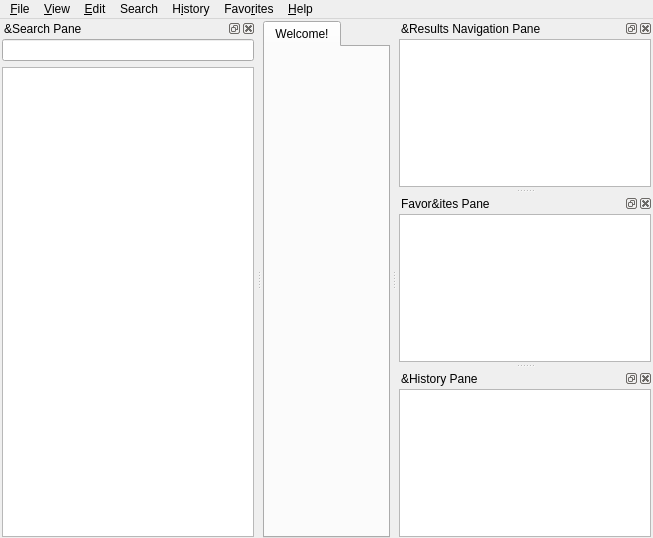
<?xml version="1.0" encoding="UTF-8"?>
<ui version="4.0">
 <class>MainWindow</class>
 <widget class="QMainWindow" name="MainWindow">
  <property name="geometry">
   <rect>
    <x>0</x>
    <y>0</y>
    <width>653</width>
    <height>538</height>
   </rect>
  </property>
  <property name="windowTitle">
   <string notr="true">GoldenDict-ng</string>
  </property>
  <widget class="QWidget" name="centralWidget">
   <layout class="QHBoxLayout" name="horizontalLayout_2">
    <property name="leftMargin">
     <number>1</number>
    </property>
    <property name="topMargin">
     <number>2</number>
    </property>
    <property name="rightMargin">
     <number>1</number>
    </property>
    <property name="bottomMargin">
     <number>0</number>
    </property>
    <item>
     <widget class="MainTabWidget" name="tabWidget">
      <property name="currentIndex">
       <number>0</number>
      </property>
      <property name="iconSize">
       <size>
        <width>16</width>
        <height>16</height>
       </size>
      </property>
      <property name="elideMode">
       <enum>Qt::TextElideMode::ElideRight</enum>
      </property>
      <widget class="QWidget" name="tab">
       <attribute name="title">
        <string>Welcome!</string>
       </attribute>
       <layout class="QHBoxLayout" name="horizontalLayout_4">
        <property name="leftMargin">
         <number>0</number>
        </property>
        <property name="topMargin">
         <number>0</number>
        </property>
        <property name="rightMargin">
         <number>0</number>
        </property>
        <property name="bottomMargin">
         <number>0</number>
        </property>
       </layout>
      </widget>
     </widget>
    </item>
   </layout>
  </widget>
  <widget class="QMenuBar" name="menubar">
   <property name="geometry">
    <rect>
     <x>0</x>
     <y>0</y>
     <width>653</width>
     <height>21</height>
    </rect>
   </property>
   <widget class="QMenu" name="menuFile">
    <property name="title">
     <string>&amp;File</string>
    </property>
    <addaction name="newTab"/>
    <addaction name="separator"/>
    <addaction name="pageSetup"/>
    <addaction name="printPreview"/>
    <addaction name="print"/>
    <addaction name="separator"/>
    <addaction name="saveArticle"/>
    <addaction name="separator"/>
    <addaction name="rescanFiles"/>
    <addaction name="separator"/>
    <addaction name="actionCloseToTray"/>
    <addaction name="quit"/>
   </widget>
   <widget class="QMenu" name="menu_Edit">
    <property name="title">
     <string>&amp;Edit</string>
    </property>
    <addaction name="dictionaries"/>
    <addaction name="preferences"/>
   </widget>
   <widget class="QMenu" name="menu_Help">
    <property name="title">
     <string>&amp;Help</string>
    </property>
    <addaction name="showReference"/>
    <addaction name="separator"/>
    <addaction name="visitHomepage"/>
    <addaction name="visitForum"/>
    <addaction name="separator"/>
    <addaction name="openConfigFolder"/>
    <addaction name="separator"/>
    <addaction name="about"/>
   </widget>
   <widget class="QMenu" name="menuView">
    <property name="title">
     <string>&amp;View</string>
    </property>
    <widget class="QMenu" name="menuZoom">
     <property name="title">
      <string>&amp;Zoom</string>
     </property>
    </widget>
    <addaction name="menuZoom"/>
   </widget>
   <widget class="QMenu" name="menuHistory">
    <property name="title">
     <string>H&amp;istory</string>
    </property>
    <addaction name="showHideHistory"/>
    <addaction name="exportHistory"/>
    <addaction name="importHistory"/>
    <addaction name="separator"/>
    <addaction name="clearHistory"/>
   </widget>
   <widget class="QMenu" name="menuSearch">
    <property name="title">
     <string>Search</string>
    </property>
    <addaction name="searchInPageAction"/>
    <addaction name="fullTextSearchAction"/>
   </widget>
   <widget class="QMenu" name="menuFavorites">
    <property name="title">
     <string>Favo&amp;rites</string>
    </property>
    <addaction name="showHideFavorites"/>
    <addaction name="exportFavorites"/>
    <addaction name="ExportFavoritesToList"/>
    <addaction name="importFavorites"/>
    <addaction name="separator"/>
    <addaction name="actionAddToFavorites"/>
   </widget>
   <addaction name="menuFile"/>
   <addaction name="menuView"/>
   <addaction name="menu_Edit"/>
   <addaction name="menuSearch"/>
   <addaction name="menuHistory"/>
   <addaction name="menuFavorites"/>
   <addaction name="menu_Help"/>
  </widget>
  <widget class="QDockWidget" name="searchPane">
   <property name="windowTitle">
    <string>&amp;Search Pane</string>
   </property>
   <attribute name="dockWidgetArea">
    <number>1</number>
   </attribute>
   <widget class="SearchPaneWidget" name="searchPaneWidget">
    <property name="sizePolicy">
     <sizepolicy hsizetype="Preferred" vsizetype="Preferred">
      <horstretch>0</horstretch>
      <verstretch>0</verstretch>
     </sizepolicy>
    </property>
    <layout class="QVBoxLayout" name="verticalLayout">
     <property name="leftMargin">
      <number>2</number>
     </property>
     <property name="topMargin">
      <number>1</number>
     </property>
     <property name="rightMargin">
      <number>2</number>
     </property>
     <property name="bottomMargin">
      <number>1</number>
     </property>
     <item>
      <widget class="QLineEdit" name="translateLine">
       <property name="frame">
        <bool>true</bool>
       </property>
      </widget>
     </item>
     <item>
      <widget class="QListWidget" name="wordList"/>
     </item>
    </layout>
   </widget>
  </widget>
  <widget class="QDockWidget" name="dictsPane">
   <property name="windowTitle">
    <string>&amp;Results Navigation Pane</string>
   </property>
   <attribute name="dockWidgetArea">
    <number>2</number>
   </attribute>
   <widget class="DictsPaneWidget" name="dictsPaneWidget">
    <layout class="QVBoxLayout" name="verticalLayout_2">
     <property name="leftMargin">
      <number>2</number>
     </property>
     <property name="topMargin">
      <number>1</number>
     </property>
     <property name="rightMargin">
      <number>2</number>
     </property>
     <property name="bottomMargin">
      <number>1</number>
     </property>
     <item>
      <widget class="QListWidget" name="dictsList"/>
     </item>
    </layout>
   </widget>
  </widget>
  <widget class="QDockWidget" name="favoritesPane">
   <property name="windowTitle">
    <string>Favor&amp;ites Pane</string>
   </property>
   <attribute name="dockWidgetArea">
    <number>2</number>
   </attribute>
   <widget class="FavoritesPaneWidget" name="favoritesPaneWidget">
    <layout class="QVBoxLayout" name="verticalLayout_3">
     <property name="leftMargin">
      <number>2</number>
     </property>
     <property name="topMargin">
      <number>1</number>
     </property>
     <property name="rightMargin">
      <number>2</number>
     </property>
     <property name="bottomMargin">
      <number>1</number>
     </property>
     <item>
      <widget class="QTreeView" name="favoritesTree"/>
     </item>
    </layout>
   </widget>
  </widget>
  <widget class="QDockWidget" name="historyPane">
   <property name="windowTitle">
    <string>&amp;History Pane</string>
   </property>
   <attribute name="dockWidgetArea">
    <number>2</number>
   </attribute>
   <widget class="HistoryPaneWidget" name="historyPaneWidget">
    <layout class="QVBoxLayout" name="verticalLayout_4">
     <property name="spacing">
      <number>2</number>
     </property>
     <property name="leftMargin">
      <number>2</number>
     </property>
     <property name="topMargin">
      <number>1</number>
     </property>
     <property name="rightMargin">
      <number>2</number>
     </property>
     <property name="bottomMargin">
      <number>1</number>
     </property>
     <item>
      <widget class="QListView" name="historyList"/>
     </item>
    </layout>
   </widget>
  </widget>
  <action name="dictionaries">
   <property name="icon">
    <iconset resource="../../resources.qrc">
     <normaloff>:/icons/book.svg</normaloff>:/icons/book.svg</iconset>
   </property>
   <property name="text">
    <string>&amp;Dictionaries...</string>
   </property>
   <property name="shortcut">
    <string>F3</string>
   </property>
   <property name="menuRole">
    <enum>QAction::MenuRole::NoRole</enum>
   </property>
  </action>
  <action name="preferences">
   <property name="icon">
    <iconset resource="../../resources.qrc">
     <normaloff>:/icons/configure.svg</normaloff>:/icons/configure.svg</iconset>
   </property>
   <property name="text">
    <string>&amp;Preferences...</string>
   </property>
   <property name="shortcut">
    <string>F4</string>
   </property>
   <property name="menuRole">
    <enum>QAction::MenuRole::PreferencesRole</enum>
   </property>
  </action>
  <action name="visitHomepage">
   <property name="text">
    <string>&amp;Homepage</string>
   </property>
   <property name="menuRole">
    <enum>QAction::MenuRole::NoRole</enum>
   </property>
  </action>
  <action name="about">
   <property name="text">
    <string>&amp;About</string>
   </property>
   <property name="toolTip">
    <string>About GoldenDict-ng</string>
   </property>
   <property name="menuRole">
    <enum>QAction::MenuRole::AboutRole</enum>
   </property>
  </action>
  <action name="quit">
   <property name="text">
    <string>&amp;Quit</string>
   </property>
   <property name="toolTip">
    <string>Quit from application</string>
   </property>
   <property name="shortcut">
    <string>Ctrl+Q</string>
   </property>
   <property name="menuRole">
    <enum>QAction::MenuRole::QuitRole</enum>
   </property>
  </action>
  <action name="visitForum">
   <property name="text">
    <string>&amp;Forum</string>
   </property>
   <property name="menuRole">
    <enum>QAction::MenuRole::NoRole</enum>
   </property>
  </action>
  <action name="actionCloseToTray">
   <property name="text">
    <string>&amp;Close To Tray</string>
   </property>
   <property name="toolTip">
    <string>Minimizes the window to tray</string>
   </property>
   <property name="shortcut">
    <string>Ctrl+F4</string>
   </property>
   <property name="menuRole">
    <enum>QAction::MenuRole::NoRole</enum>
   </property>
  </action>
  <action name="saveArticle">
   <property name="icon">
    <iconset>
     <normalon>:/icons/filesave.png</normalon>
    </iconset>
   </property>
   <property name="text">
    <string>&amp;Save Article</string>
   </property>
   <property name="toolTip">
    <string>Save Article</string>
   </property>
   <property name="shortcut">
    <string>F2</string>
   </property>
   <property name="menuRole">
    <enum>QAction::MenuRole::NoRole</enum>
   </property>
  </action>
  <action name="print">
   <property name="icon">
    <iconset resource="../../resources.qrc">
     <normaloff>:/icons/print.svg</normaloff>:/icons/print.svg</iconset>
   </property>
   <property name="text">
    <string>&amp;Print</string>
   </property>
   <property name="shortcut">
    <string>Ctrl+P</string>
   </property>
   <property name="menuRole">
    <enum>QAction::MenuRole::NoRole</enum>
   </property>
  </action>
  <action name="pageSetup">
   <property name="text">
    <string>Page Set&amp;up</string>
   </property>
   <property name="menuRole">
    <enum>QAction::MenuRole::NoRole</enum>
   </property>
  </action>
  <action name="printPreview">
   <property name="text">
    <string>Print Pre&amp;view</string>
   </property>
   <property name="menuRole">
    <enum>QAction::MenuRole::NoRole</enum>
   </property>
  </action>
  <action name="rescanFiles">
   <property name="text">
    <string>&amp;Rescan Files</string>
   </property>
   <property name="shortcut">
    <string>Ctrl+F5</string>
   </property>
   <property name="menuRole">
    <enum>QAction::MenuRole::NoRole</enum>
   </property>
  </action>
  <action name="clearHistory">
   <property name="text">
    <string>&amp;Clear</string>
   </property>
   <property name="menuRole">
    <enum>QAction::MenuRole::NoRole</enum>
   </property>
  </action>
  <action name="newTab">
   <property name="icon">
    <iconset resource="../../resources.qrc">
     <normaloff>:/icons/addtab.svg</normaloff>:/icons/addtab.svg</iconset>
   </property>
   <property name="text">
    <string>&amp;New Tab</string>
   </property>
   <property name="shortcut">
    <string>Ctrl+T</string>
   </property>
   <property name="shortcutContext">
    <enum>Qt::ShortcutContext::WidgetShortcut</enum>
   </property>
   <property name="menuRole">
    <enum>QAction::MenuRole::NoRole</enum>
   </property>
  </action>
  <action name="openConfigFolder">
   <property name="text">
    <string>&amp;Configuration Folder</string>
   </property>
   <property name="menuRole">
    <enum>QAction::MenuRole::NoRole</enum>
   </property>
  </action>
  <action name="showHideHistory">
   <property name="text">
    <string>&amp;Show</string>
   </property>
   <property name="shortcut">
    <string>Ctrl+H</string>
   </property>
   <property name="menuRole">
    <enum>QAction::MenuRole::NoRole</enum>
   </property>
  </action>
  <action name="exportHistory">
   <property name="text">
    <string>&amp;Export</string>
   </property>
   <property name="menuRole">
    <enum>QAction::MenuRole::NoRole</enum>
   </property>
  </action>
  <action name="importHistory">
   <property name="text">
    <string>&amp;Import</string>
   </property>
   <property name="menuRole">
    <enum>QAction::MenuRole::NoRole</enum>
   </property>
  </action>
  <action name="alwaysOnTop">
   <property name="checkable">
    <bool>true</bool>
   </property>
   <property name="text">
    <string>&amp;Always on Top</string>
   </property>
   <property name="toolTip">
    <string>Always on Top</string>
   </property>
   <property name="shortcut">
    <string>Ctrl+O</string>
   </property>
  </action>
  <action name="menuOptions">
   <property name="icon">
    <iconset resource="../../resources.qrc">
     <normaloff>:/icons/menu_button.svg</normaloff>:/icons/menu_button.svg</iconset>
   </property>
   <property name="text">
    <string>Menu Button</string>
   </property>
   <property name="toolTip">
    <string>Menu Button</string>
   </property>
  </action>
  <action name="searchInPageAction">
   <property name="text">
    <string>Search in page</string>
   </property>
   <property name="shortcut">
    <string>Ctrl+F</string>
   </property>
   <property name="menuRole">
    <enum>QAction::MenuRole::TextHeuristicRole</enum>
   </property>
  </action>
  <action name="fullTextSearchAction">
   <property name="text">
    <string>Full-text search</string>
   </property>
   <property name="shortcut">
    <string>Ctrl+Shift+F</string>
   </property>
   <property name="shortcutContext">
    <enum>Qt::ShortcutContext::WidgetWithChildrenShortcut</enum>
   </property>
   <property name="menuRole">
    <enum>QAction::MenuRole::TextHeuristicRole</enum>
   </property>
  </action>
  <action name="showReference">
   <property name="text">
    <string>GoldenDict reference</string>
   </property>
   <property name="shortcut">
    <string>F1</string>
   </property>
  </action>
  <action name="showHideFavorites">
   <property name="text">
    <string>Show</string>
   </property>
   <property name="shortcut">
    <string notr="true">Ctrl+I</string>
   </property>
  </action>
  <action name="exportFavorites">
   <property name="text">
    <string>Export</string>
   </property>
  </action>
  <action name="importFavorites">
   <property name="text">
    <string>Import</string>
   </property>
  </action>
  <action name="actionAddToFavorites">
   <property name="text">
    <string>Add</string>
   </property>
   <property name="statusTip">
    <string>Add current tab to Favorites</string>
   </property>
   <property name="shortcut">
    <string>Ctrl+E</string>
   </property>
  </action>
  <action name="ExportFavoritesToList">
   <property name="text">
    <string>Export to list</string>
   </property>
  </action>
 </widget>
 <customwidgets>
  <customwidget>
   <class>SearchPaneWidget</class>
   <extends>QWidget</extends>
   <header>searchpanewidget.hh</header>
   <container>1</container>
  </customwidget>
  <customwidget>
   <class>DictsPaneWidget</class>
   <extends>QWidget</extends>
   <header>dictspanewidget.hh</header>
   <container>1</container>
  </customwidget>
  <customwidget>
   <class>MainTabWidget</class>
   <extends>QTabWidget</extends>
   <header>maintabwidget.hh</header>
   <container>1</container>
  </customwidget>
  <customwidget>
   <class>HistoryPaneWidget</class>
   <extends>QWidget</extends>
   <header>historypanewidget.hh</header>
   <container>1</container>
  </customwidget>
  <customwidget>
   <class>FavoritesPaneWidget</class>
   <extends>QWidget</extends>
   <header>favoritespanewidget.hh</header>
   <container>1</container>
  </customwidget>
 </customwidgets>
 <tabstops>
  <tabstop>translateLine</tabstop>
  <tabstop>tabWidget</tabstop>
  <tabstop>dictsList</tabstop>
 </tabstops>
 <resources>
  <include location="../../resources.qrc"/>
 </resources>
 <connections/>
</ui>
